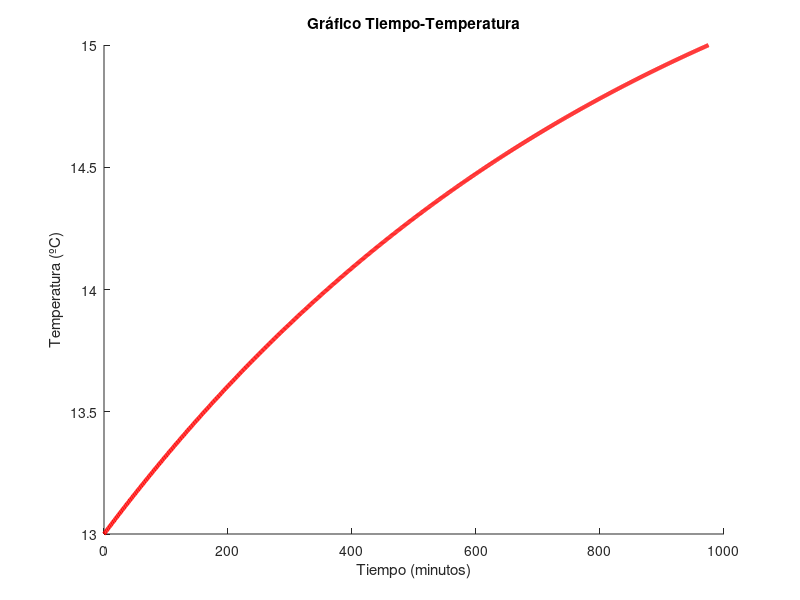

Write MATLAB code to recreate this figure.
% Clean screen and variables
% Limpiar pantalla y variables
clc
clear

% Ask for temperature and time parameters
% Pedir parámteros de temperaturas y tiempos
prompt = {'Temperatura Inicial Hielera', 'Temperatura Ambiente', 'Temperatura Hielera Segunda Lectura', 'Tiempo de Segunda Lectura', 'Temperatura'};
digtitle = 'Introduce los valores';
dims = [1 25];
definput = {'13','16', '14', '360', '15'};
answer = inputdlg(prompt, digtitle, dims, definput);

% Convert the input strings to number
% Convertir las entradas string a números
Tih = str2num(answer{1});
Ta = str2num(answer{2});
Tht = str2num(answer{3});
t2l = str2num(answer{4});
temp = str2num(answer{5});

% Calculate the integration and thermal constant
% Calcular la constante de integración y la constante térmica
C = Tih-Ta;
k =((log((Tht-Ta)/(Tih-Ta)))/-t2l);
tiempo = (log((temp-Ta)/C))/-k;

% Cooler Temperature Change Graph over Time
% Gráfica del cambio de temperatura de la hielera en el tiempo
t = [0:1:tiempo];
T = (C*exp(-(k*t)))+ Ta;
figure('Name', 'Gráfica Tiempo-Temperatura');
title('Gráfico Tiempo-Temperatura');
xlabel('Tiempo (minutos)');
ylabel('Temperatura (ºC)');
hold on
plot(t,T, 'color', 'red', 'LineWidth', 3);

% Print results
% Impresión de resultados 
sprintf('El tiempo en el que la hielera alcanza los %.1f ºC es %.0f minutos',temp, tiempo)
